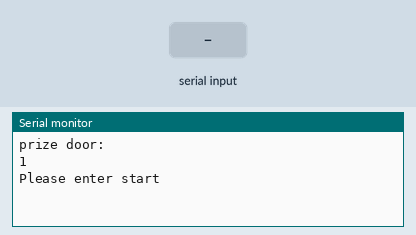
This sketch was run on a simulated Arduino Uno, built with avr-gcc and run on an emulated ATmega328P. On the bench: the last lines printed to the serial monitor. Inputs (shaded band) come from the test bench. Random numbers use the default seed unless the sketch sets one.

Above: at 1.2 s.
1.3 s: "start\n" received over Serial
At 2.5 s:
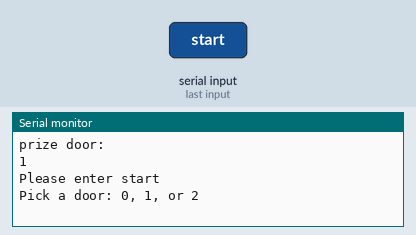
2.8 s: "Y\n" received over Serial
At 3.6 s:
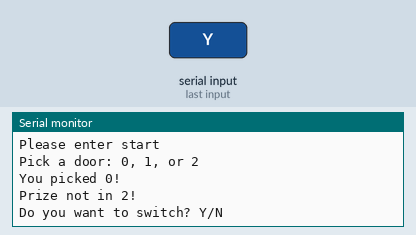
4.3 s: "N\n" received over Serial
At 4.8 s:
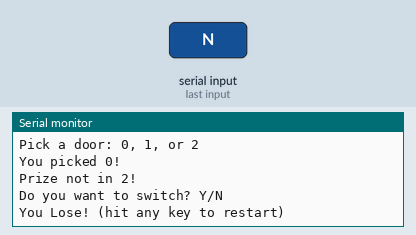

Measured:
- after the input at 1.3 s, the serial monitor: prints a new line at once (image 1)
- after the input at 2.8 s, the serial monitor: prints a new line at once (image 2)
- after the input at 4.3 s, the serial monitor: prints a new line at once (image 3)

The sketch:

montyHallSerial.ino
```cpp
//This is my implementation of the Monty Hall game using text Serial Input function!


/*

Comment out lines 18, 19, 147 and 148 if you don't want the player to know
which box (0,1,or2) has the prize!

OR, Keep them uncommented to make sure
game results are accurate. :)

*/

int gameState = -1;
int doorWithPrize = -1;
int wouldSwitchTo = -1;
int pickedDoor = -1;

String inputString = "";
boolean stringComplete = false;
boolean enterSelection = false;
int pickedVal = 0;

void setup() {

Serial.begin(9600);
doorWithPrize = int(random(3));
Serial.println("prize door: ");
Serial.println(doorWithPrize);
Serial.println("Please enter start");
}
void loop() {
  switch(gameState){
  case -1:
    start();
    break;
  case 0:
    case0();
    break;
  case 1:
    case1();
    break;
  case 2:
    case2();
    break;
  case 3:
    case3();
  }
}
void start(){

if(stringComplete == true){
  if(inputString.equals("start")){
    inputString = "";
    stringComplete = false;
    enterSelection = false;
    gameState++;
  }else{
    inputString = "";
    stringComplete = false;
    Serial.println("Please enter start");
  }
}
}
void case0(){

  if(enterSelection == false){
    Serial.println("Pick a door: 0, 1, or 2");
    enterSelection = true;
  }
  if(stringComplete == true){
    pickedVal = inputString.toInt();
    if(pickedVal >= 0 && pickedVal <= 2){
    inputString = "";
    stringComplete = false;
    gameState++;
    }else{
    stringComplete = false;
    inputString = "";
    Serial.println("Wrong Input! Please try again");
    }
  }
}
void case1(){
  if(pickedVal == 0){
    Serial.println("You picked 0!");
    if(doorWithPrize == pickedVal){
      Serial.println("Prize not in 1!");
      wouldSwitchTo = 2; // lose
    }else{
      if(doorWithPrize == 1){ Serial.println("Prize not in 2!"); wouldSwitchTo = 1;} //win
      if(doorWithPrize == 2){ Serial.println("Prize not in 1!"); wouldSwitchTo = 2;} //win
    }
  }

  if(pickedVal == 1){
    Serial.println("You picked 1!");
    if(doorWithPrize == pickedVal){
      Serial.println("Prize not in 2!");
      wouldSwitchTo = 0; // lose
    }else{
      if(doorWithPrize == 0){  Serial.println("Prize not in 2!"); wouldSwitchTo = 0;} //win
      if(doorWithPrize == 2){  Serial.println("Prize not in 0!"); wouldSwitchTo = 2;} //win
    }
  }

  if(pickedVal == 2){
    Serial.println("You picked 2!");
    if(doorWithPrize == pickedVal){

      Serial.println("Prize not in 0!");
      wouldSwitchTo = 1; //lose
    }else{
      if(doorWithPrize == 0){ Serial.println("Prize not in 1!"); wouldSwitchTo = 0;}
      if(doorWithPrize == 1){ Serial.println("Prize not in 0!"); wouldSwitchTo = 1;}
    }
  }
  Serial.println("Do you want to switch? Y/N");
  stringComplete = false;
  gameState++;

}

void case2(){

  if(stringComplete == true){
    if(inputString.equals("Y")){
      if(wouldSwitchTo == doorWithPrize){
        Serial.println("You Win! (hit any key to restart)");
    }
        else{
        Serial.println("You Lose! (hit any key to restart)");
      }
      stringComplete = false;
     gameState++;
    }else if (inputString.equals("N")){
      if(pickedVal == doorWithPrize){
      Serial.println("You Win! (hit any key to restart)");
    }
        else{
        Serial.println("You Lose! (hit any key to restart)");
      }
      stringComplete = false;
      gameState++;
    } else{
    stringComplete = false;
    inputString = "";
    Serial.println("Wrong Input! Please try again");
    }
  }
}

void case3(){
  if(stringComplete == true){
  gameState = -1;
  doorWithPrize = int(random(3));
  Serial.println("prize door: ");
  Serial.println(doorWithPrize);
  }

}
void serialEvent() {
  while (Serial.available()) {
    // get the new byte:
    char inChar = (char)Serial.read();
    // add it to the inputString:
    //inputString += inChar;


    if (inChar != '\n') {
      inputString += inChar;
    }

    // if the incoming character is a newline, set a flag
    // so the main loop can do something about it:
    if (inChar == '\n') {
      stringComplete = true;
    }
  }
}
```
